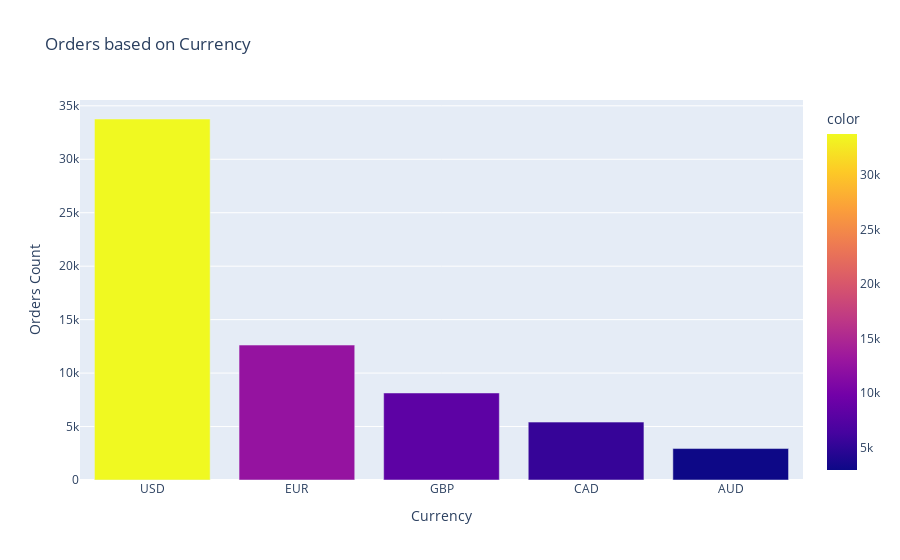

The notebook cell this image was saved under:
### Code cell
#Orders based on Currency
Currency= sales['CurrencyCode'].value_counts()
fig= px.bar(x=Currency.index, y=Currency.values,
            title="Orders based on Currency",
            color= Currency,
            labels= {'x': "Currency", 'y': 'Orders Count'})
fig.show()

### Figure 1 — Plotly figure (JSON) as saved in the notebook; plotly's stock layout.template omitted (floating-point values rounded to 4 significant figures)
{"data": [{"alignmentgroup": "True", "hovertemplate": "Currency=%{x}<br>Orders Count=%{y}<br>color=%{marker.color}<extra></extra>", "legendgroup": "", "marker": {"color": [33767, 12621, 8140, 5415, 2941], "coloraxis": "coloraxis", "pattern": {"shape": ""}}, "name": "", "offsetgroup": "", "orientation": "v", "showlegend": false, "textposition": "auto", "type": "bar", "x": ["USD", "EUR", "GBP", "CAD", "AUD"], "xaxis": "x", "y": [33767, 12621, 8140, 5415, 2941], "yaxis": "y"}], "layout": {"barmode": "relative", "coloraxis": {"colorbar": {"title": {"text": "color"}}, "colorscale": [[0, "#0d0887"], [0.1111, "#46039f"], [0.2222, "#7201a8"], [0.3333, "#9c179e"], [0.4444, "#bd3786"], [0.5556, "#d8576b"], [0.6667, "#ed7953"], [0.7778, "#fb9f3a"], [0.8889, "#fdca26"], [1, "#f0f921"]]}, "legend": {"tracegroupgap": 0}, "title": {"text": "Orders based on Currency"}, "xaxis": {"anchor": "y", "domain": [0, 1], "title": {"text": "Currency"}}, "yaxis": {"anchor": "x", "domain": [0, 1], "title": {"text": "Orders Count"}}}}
